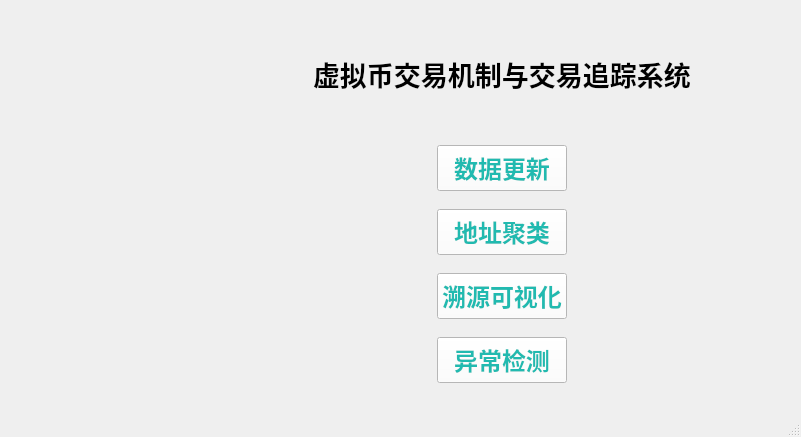
<?xml version="1.0" encoding="UTF-8"?>
<ui version="4.0">
 <class>MainWindow</class>
 <widget class="QMainWindow" name="MainWindow">
  <property name="geometry">
   <rect>
    <x>0</x>
    <y>0</y>
    <width>801</width>
    <height>437</height>
   </rect>
  </property>
  <property name="windowTitle">
   <string>MainWindow</string>
  </property>
  <property name="autoFillBackground">
   <bool>false</bool>
  </property>
  <property name="styleSheet">
   <string notr="true">QPushButton{ 
    color: rgb(33, 186, 176);
    background-color: rgb(255, 255, 255);
}</string>
  </property>
  <widget class="QWidget" name="centralwidget">
   <layout class="QGridLayout" name="gridLayout" columnstretch="3,1,1">
    <item row="0" column="1">
     <layout class="QHBoxLayout" name="horizontalLayout">
      <item>
       <layout class="QVBoxLayout" name="verticalLayout_2" stretch="1,2">
        <item>
         <layout class="QGridLayout" name="gridLayout_2" rowstretch="1,2,1">
          <item row="2" column="0">
           <spacer name="verticalSpacer">
            <property name="orientation">
             <enum>Qt::Vertical</enum>
            </property>
            <property name="sizeHint" stdset="0">
             <size>
              <width>20</width>
              <height>20</height>
             </size>
            </property>
           </spacer>
          </item>
          <item row="1" column="0">
           <widget class="QLabel" name="label">
            <property name="sizePolicy">
             <sizepolicy hsizetype="Fixed" vsizetype="Fixed">
              <horstretch>0</horstretch>
              <verstretch>0</verstretch>
             </sizepolicy>
            </property>
            <property name="font">
             <font>
              <family>Agency FB</family>
              <pointsize>20</pointsize>
              <weight>75</weight>
              <bold>true</bold>
             </font>
            </property>
            <property name="text">
             <string>虚拟币交易机制与交易追踪系统</string>
            </property>
           </widget>
          </item>
          <item row="0" column="0">
           <spacer name="verticalSpacer_2">
            <property name="orientation">
             <enum>Qt::Vertical</enum>
            </property>
            <property name="sizeHint" stdset="0">
             <size>
              <width>20</width>
              <height>20</height>
             </size>
            </property>
           </spacer>
          </item>
         </layout>
        </item>
        <item>
         <layout class="QGridLayout" name="gridLayout_3" rowstretch="4,1,4,1,4,1,4,2">
          <item row="6" column="0">
           <layout class="QHBoxLayout" name="horizontalLayout_5">
            <item>
             <widget class="QPushButton" name="pushButton_3">
              <property name="sizePolicy">
               <sizepolicy hsizetype="Maximum" vsizetype="Maximum">
                <horstretch>0</horstretch>
                <verstretch>0</verstretch>
               </sizepolicy>
              </property>
              <property name="maximumSize">
               <size>
                <width>130</width>
                <height>50</height>
               </size>
              </property>
              <property name="font">
               <font>
                <family>Agency FB</family>
                <pointsize>18</pointsize>
                <weight>75</weight>
                <bold>true</bold>
               </font>
              </property>
              <property name="text">
               <string>异常检测</string>
              </property>
             </widget>
            </item>
           </layout>
          </item>
          <item row="7" column="0">
           <spacer name="verticalSpacer_3">
            <property name="orientation">
             <enum>Qt::Vertical</enum>
            </property>
            <property name="sizeHint" stdset="0">
             <size>
              <width>20</width>
              <height>40</height>
             </size>
            </property>
           </spacer>
          </item>
          <item row="0" column="0">
           <layout class="QHBoxLayout" name="horizontalLayout_2">
            <item>
             <widget class="QPushButton" name="pushButton">
              <property name="enabled">
               <bool>true</bool>
              </property>
              <property name="sizePolicy">
               <sizepolicy hsizetype="Maximum" vsizetype="Maximum">
                <horstretch>0</horstretch>
                <verstretch>3</verstretch>
               </sizepolicy>
              </property>
              <property name="maximumSize">
               <size>
                <width>130</width>
                <height>50</height>
               </size>
              </property>
              <property name="font">
               <font>
                <family>Agency FB</family>
                <pointsize>18</pointsize>
                <weight>75</weight>
                <bold>true</bold>
               </font>
              </property>
              <property name="styleSheet">
               <string notr="true"/>
              </property>
              <property name="text">
               <string>数据更新</string>
              </property>
             </widget>
            </item>
           </layout>
          </item>
          <item row="1" column="0">
           <spacer name="verticalSpacer_4">
            <property name="orientation">
             <enum>Qt::Vertical</enum>
            </property>
            <property name="sizeHint" stdset="0">
             <size>
              <width>20</width>
              <height>5</height>
             </size>
            </property>
           </spacer>
          </item>
          <item row="2" column="0">
           <layout class="QHBoxLayout" name="horizontalLayout_3">
            <item>
             <widget class="QPushButton" name="pushButton_2">
              <property name="sizePolicy">
               <sizepolicy hsizetype="Maximum" vsizetype="Maximum">
                <horstretch>0</horstretch>
                <verstretch>0</verstretch>
               </sizepolicy>
              </property>
              <property name="maximumSize">
               <size>
                <width>130</width>
                <height>50</height>
               </size>
              </property>
              <property name="font">
               <font>
                <family>Agency FB</family>
                <pointsize>18</pointsize>
                <weight>75</weight>
                <bold>true</bold>
               </font>
              </property>
              <property name="text">
               <string>地址聚类</string>
              </property>
             </widget>
            </item>
           </layout>
          </item>
          <item row="4" column="0">
           <layout class="QHBoxLayout" name="horizontalLayout_4">
            <item>
             <widget class="QPushButton" name="pushButton_4">
              <property name="sizePolicy">
               <sizepolicy hsizetype="Maximum" vsizetype="Maximum">
                <horstretch>0</horstretch>
                <verstretch>0</verstretch>
               </sizepolicy>
              </property>
              <property name="maximumSize">
               <size>
                <width>130</width>
                <height>50</height>
               </size>
              </property>
              <property name="font">
               <font>
                <family>Agency FB</family>
                <pointsize>18</pointsize>
                <weight>75</weight>
                <bold>true</bold>
               </font>
              </property>
              <property name="text">
               <string>溯源可视化</string>
              </property>
             </widget>
            </item>
           </layout>
          </item>
          <item row="3" column="0">
           <spacer name="verticalSpacer_5">
            <property name="orientation">
             <enum>Qt::Vertical</enum>
            </property>
            <property name="sizeHint" stdset="0">
             <size>
              <width>20</width>
              <height>40</height>
             </size>
            </property>
           </spacer>
          </item>
          <item row="5" column="0">
           <spacer name="verticalSpacer_6">
            <property name="orientation">
             <enum>Qt::Vertical</enum>
            </property>
            <property name="sizeHint" stdset="0">
             <size>
              <width>20</width>
              <height>40</height>
             </size>
            </property>
           </spacer>
          </item>
         </layout>
        </item>
       </layout>
      </item>
     </layout>
    </item>
    <item row="0" column="0">
     <spacer name="horizontalSpacer">
      <property name="orientation">
       <enum>Qt::Horizontal</enum>
      </property>
      <property name="sizeHint" stdset="0">
       <size>
        <width>40</width>
        <height>20</height>
       </size>
      </property>
     </spacer>
    </item>
    <item row="0" column="2">
     <spacer name="horizontalSpacer_2">
      <property name="orientation">
       <enum>Qt::Horizontal</enum>
      </property>
      <property name="sizeHint" stdset="0">
       <size>
        <width>40</width>
        <height>20</height>
       </size>
      </property>
     </spacer>
    </item>
   </layout>
  </widget>
  <widget class="QMenuBar" name="menubar">
   <property name="geometry">
    <rect>
     <x>0</x>
     <y>0</y>
     <width>801</width>
     <height>22</height>
    </rect>
   </property>
  </widget>
  <widget class="QStatusBar" name="statusbar"/>
 </widget>
 <resources/>
 <connections/>
</ui>
